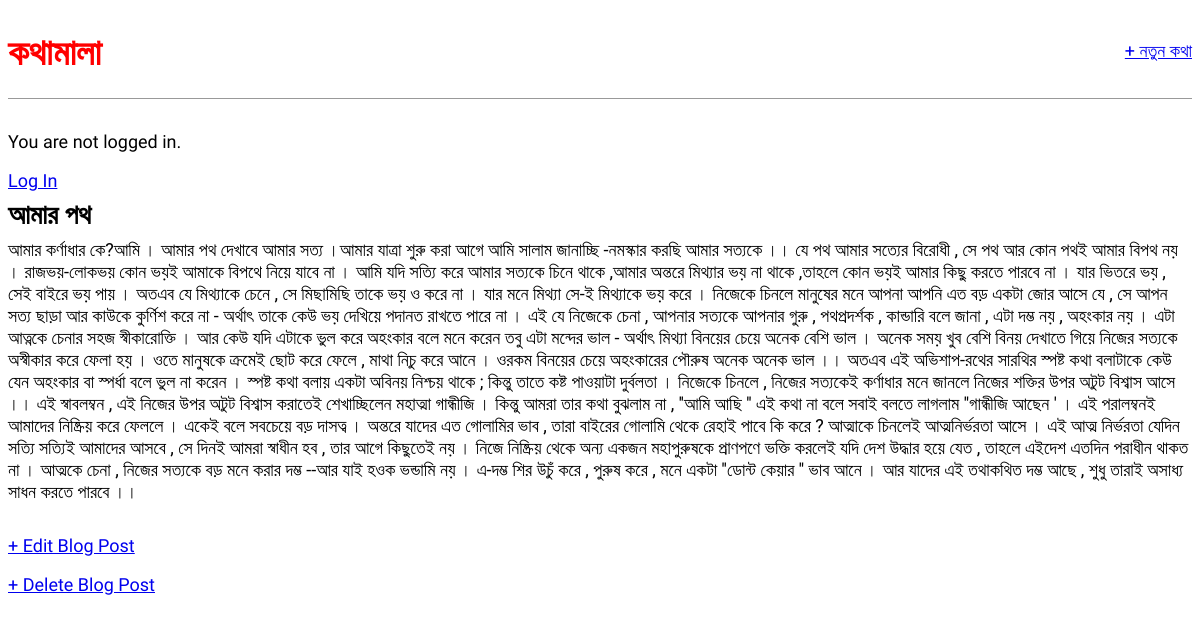
The app's page /post/2/ with its own data.
### blog/models.py (models this page shows, shortened)
class Post(models.Model):
    title = models.CharField(max_length=200)
    author = models.ForeignKey(
        'auth.User',
        on_delete = models.CASCADE,
    )
    body =models.TextField()

### blog/views.py (the view)
# urls.py: path('post/<int:pk>/', BlogDetailView.as_view(), name='post_detail'),
class BlogDetailView(DetailView):
    model = Post
    template_name = 'post_detail.html'

### templates/post_detail.html
{% extends 'base.html' %}
{% block content %}
<div class="post-entry">
<h2>{{post.title}}</h2>
<p>{{post.body}}</p>
</div>
<p><a href="{% url 'post_edit' post.pk %}">+ Edit Blog Post</a></p>
<p><a href="{% url 'post_delete' post.pk %}">+ Delete Blog Post</a></p>
{% endblock content %}

### static/css/base.css (style rules this page uses)
body { font-family: 'Atma', cursive; font-size: 18px; }
.post-entry { margin-bottom: 2rem; }
.post-entry h2 { margin: 0.5rem 0; }
.post-entry p { margin: 0; font-weight: 400; }

### records on screen
Post: title "আমার পথ", body "আমার কর্ণাধার কে?আমি । আমার পথ দেখাবে আমার সত্য ।আমার যাত্রা শুরু করা আগে আমি সালাম জানাচ্ছি -নমস্কার করছি আমার সত্যকে ।। যে পথ আমার সত্যের বিরোধী , সে পথ আর কোন পথই আমার বিপথ নয় । রাজভয়-লোকভয় কোন ভয়ই আমাকে বিপথে নিয়ে যাবে না । আমি যদি সত্যি করে আমার সত্যকে চিনে থাকে ,আমার অন্তরে মিথ্যার ভয় না থাকে ,তাহলে কোন ভয়ই আমার কিছু করতে পারবে না । যার ভিতরে ভয় , সেই বাইরে ভয় পায় । অতএব যে মিথ্যাকে চেনে , সে মিছামিছি তাকে ভয় ও করে না । যার মনে মিথ্যা সে-ই মিথ্যাকে ভয় করে । নিজেকে চিনলে মানুষের মনে আপনা আপনি এত বড় একটা জোর আসে যে , সে আপন সত্য ছাড়া আর কাউকে কুর্ণিশ করে না - অর্থাৎ তাকে কেউ ভয় দেখিয়ে পদানত রাখতে পারে না । এই যে নিজেকে চেনা , আপনার সত্যকে আপনার গুরু , পথপ্রদর্শক , কান্ডারি বলে জানা ,…"
